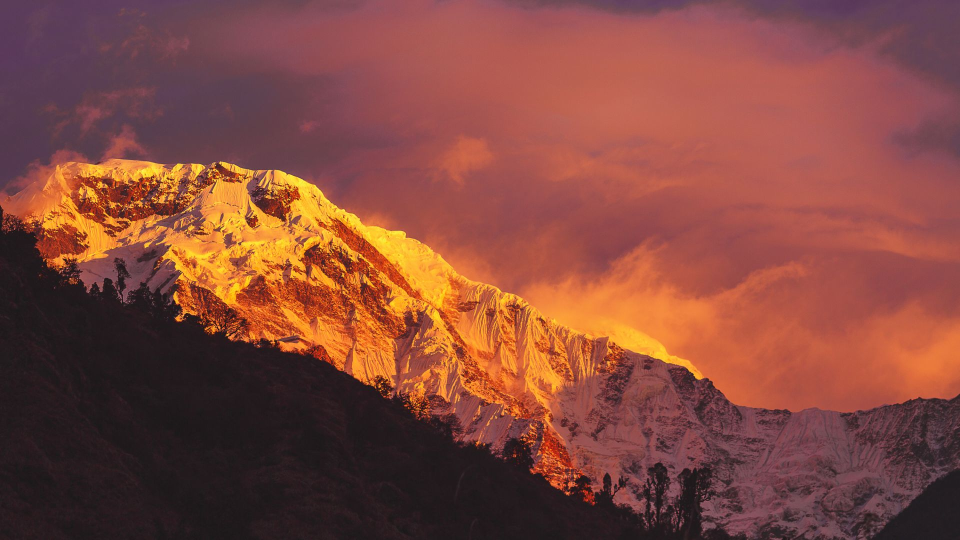
#> input picture 223-詹婷婷-厦门/week_3/1947.jpg, 1920 x 1080 px (shown at 1/2 size)
$ python bilinear_interp.py
#> lines starting #> are read from the running program, lines starting #| are printed output that depends on the picture
#> further down, img is the input picture: shape (1080, 1920, 3); mean B, G, R 62, 72.9, 131.6
import cv2
import numpy as np


def bilinear(img, h, w):

#> called with h = 1500, w = 2000
    dst = np.zeros([h, w, 3], dtype=np.uint8)
    src_h, src_w, channel = img.shape
#> src_h = 1080; src_w = 1920; channel = 3

    if src_h == h and src_w == w:
        return img.copy()

    print(src_h)
#| 1080
    print(src_w)
#| 1920

    scale_x = float(src_w / w)
#> scale_x = 0.96
    scale_y = float(src_h / h)
#> scale_y = 0.72


    for c in range(channel):
        for y in range(h):
            for x in range(w):
                src_x = scale_x * (x + 0.5) - 0.5
                src_y = scale_y * (y + 0.5) - 0.5

                src_x1 = int(np.floor(src_x))
                src_x2 = min(src_x1 + 1, src_w - 1)
                src_y1 = int(np.floor(src_y))
                src_y2 = min(src_y1 + 1, src_h - 1)

                r1 = (src_x2 - src_x) * img[src_y1, src_x1, c] + (src_x - src_x1) * img[src_y2, src_x1, c]
                r2 = (src_x2 - src_x) * img[src_y1, src_x2, c] + (src_x - src_x1) * img[src_y2, src_x2, c]

                dst[y, x, c] = int((src_y2 - src_y) * r1 + (src_y - src_y1) * r2)
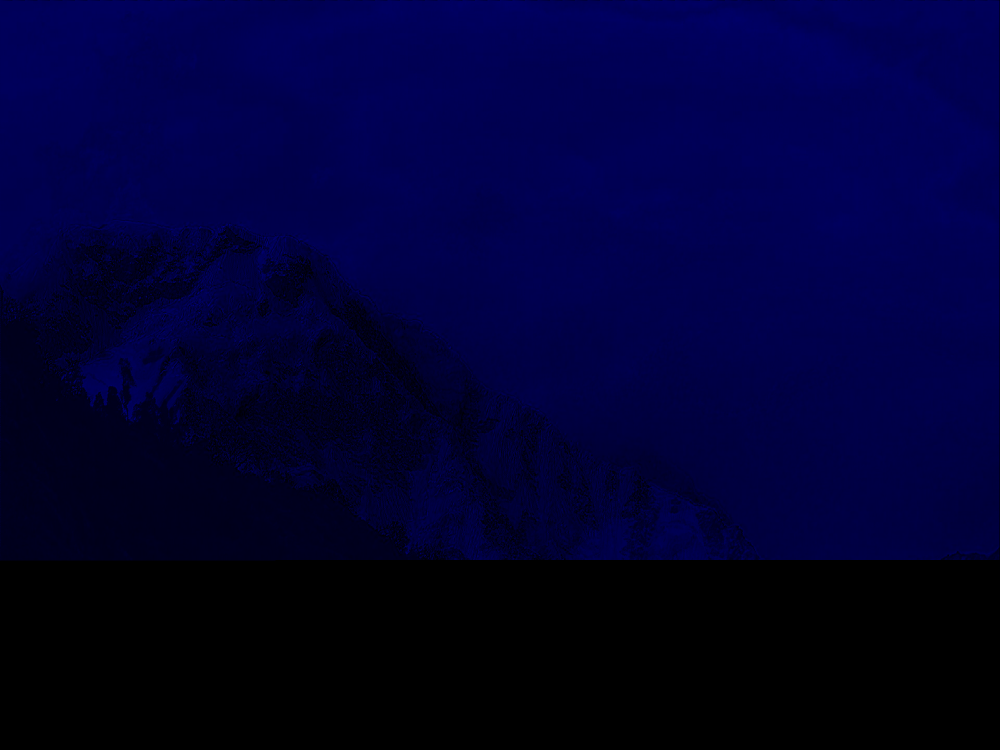
#> dst: shape (1500, 2000, 3) (shown at 1/2 size); mean B, G, R 50.6, 0, 0
    return dst


if __name__ == '__main__':
    img = cv2.imread("1947.jpg")
    cv2.imshow("source", img)
#> (the run stopped early here; a loop or call above may not have finished)
